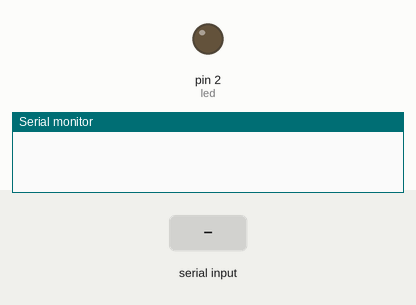
A sketch run on a simulated Arduino Uno, built with avr-gcc and run on an emulated ATmega328P. Parts: output pins drawn as LEDs (lit = HIGH), the last lines printed to the serial monitor. Inputs (shaded band) come from the test bench.

Above: at 1.2 s.
1.3 s: "on\n" received over Serial
At 2.1 s:
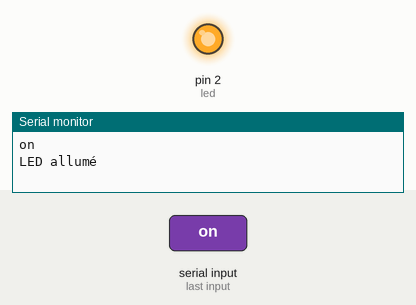
2.8 s: "off\n" received over Serial
At 3.3 s:
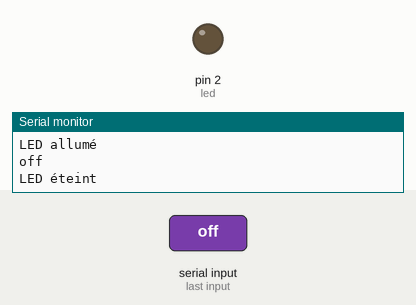
Timing chart, 0 to 5.8 s (numbered marks = the images above; inputs shaded):
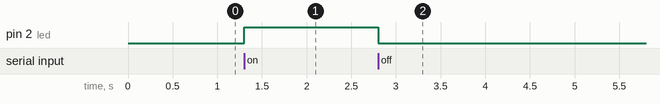

Measured:
- after the input at 1.3 s, pin 2 (led): LOW → HIGH at once
- after the input at 2.8 s, pin 2 (led): HIGH → LOW at once

The sketch:

serial.ino
```cpp
int led = 2;

void setup() {
  Serial.begin(115200); // Initialise le port série pour la surveillance
  pinMode(led, OUTPUT);
}

void loop() {
  if (Serial.available() > 0) {
    String receivedString = Serial.readStringUntil('\n'); // Lire la chaîne jusqu'à '\n'
    Serial.println(receivedString);
    // Comparer la chaîne reçue
    if (receivedString.equals("on")) {
      digitalWrite(led, HIGH); // Allumer le LED
      Serial.println("LED allumé");
    } else if (receivedString.equals("off")) {
      digitalWrite(led, LOW); // Éteindre le LED
      Serial.println("LED éteint");
    }
  }
}
```
